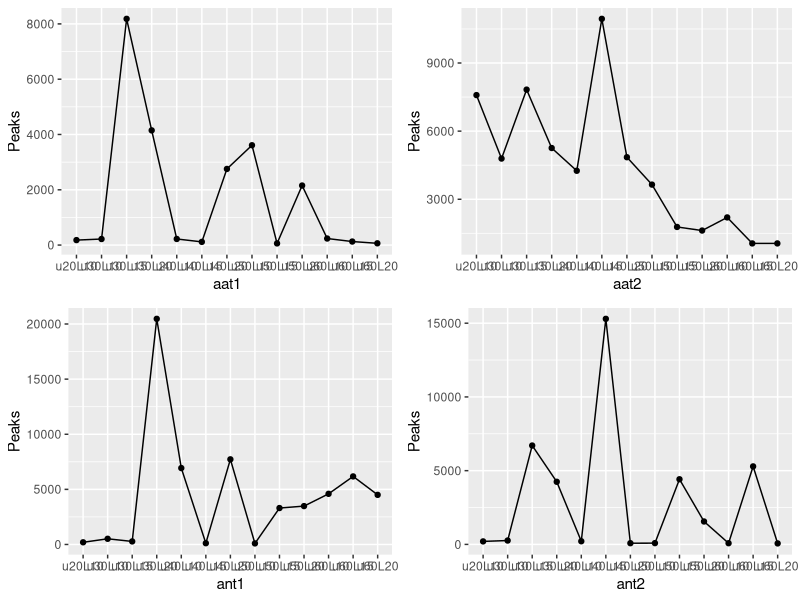
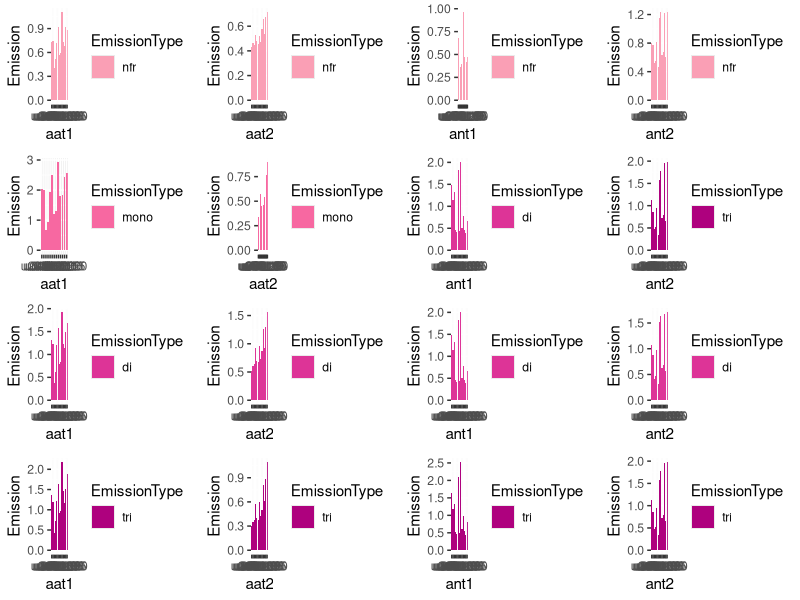
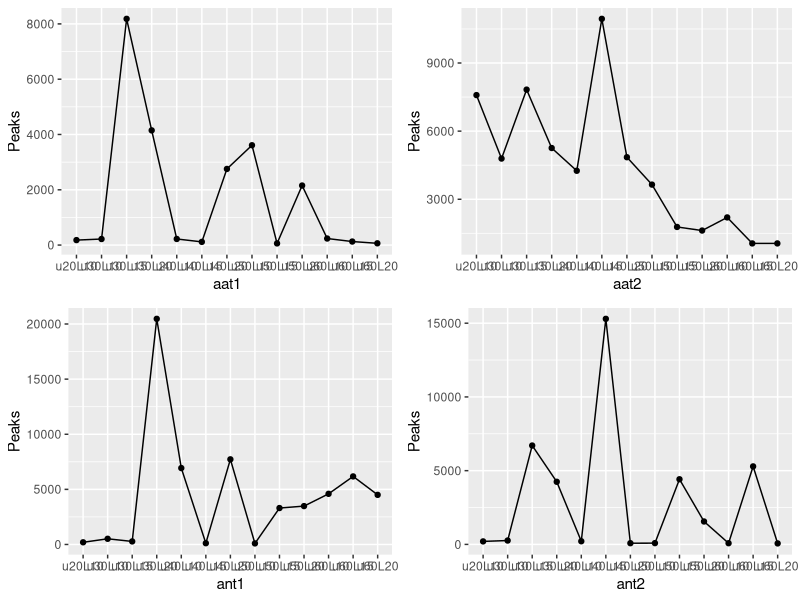
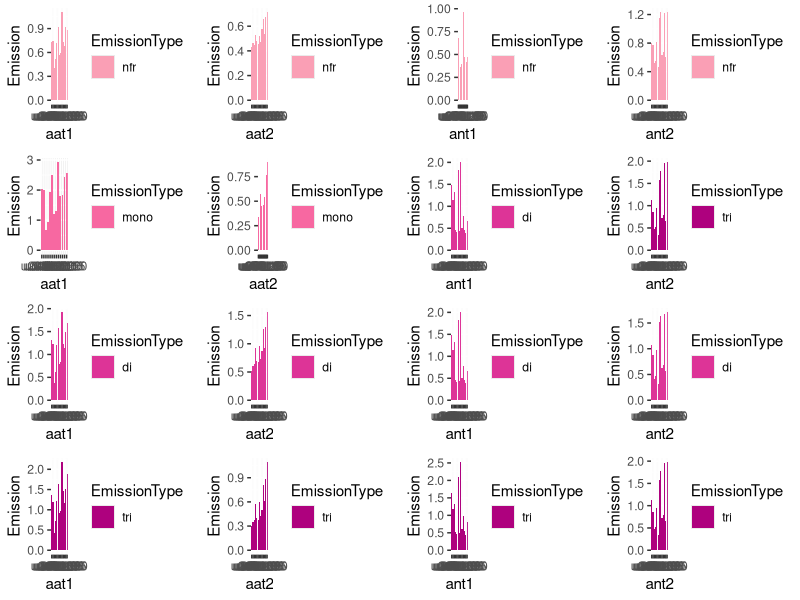

R code for these plots, in order:
#Libraries

library(ggplot2)
library(ggpubr)

#Load files
peak <- read.table("peaks.txt", header = T, sep = "\t")
aat1.p <- subset(peak, Sample == "aat1")
aat2.p <- subset(peak, Sample == "aat2")
ant1.p <- subset(peak, Sample == "ant1")
ant2.p <- subset(peak, Sample == "ant2")

#Plotting
p.a1 <- ggplot(aat1.p, aes(Model, Peaks, group = 1)) + xlab("aat1") + ylab("Peaks") + geom_line() + geom_point()
p.a2 <- ggplot(aat2.p, aes(Model, Peaks, group = 1)) + xlab("aat2") + ylab("Peaks") + geom_line() + geom_point()
p.n1 <- ggplot(ant1.p, aes(Model, Peaks, group = 1)) + xlab("ant1") + ylab("Peaks") + geom_line() + geom_point()
p.n2 <- ggplot(ant2.p, aes(Model, Peaks, group = 1)) + xlab("ant2") + ylab("Peaks") + geom_line() + geom_point()

#Arrange and save
ggarrange(p.a1, p.a2, p.n1, p.n2, 
		ncol = 2, nrow = 2)	
ggsave("p-num.jpeg", width = 16,
  height = 7, unit = "in", dpi = 300)

#Files of emission parameter
emp <- read.table("em-p.txt", header = T, sep = "\t")

#Subsetting the data
aat1.nf <- subset(emp, Sample %in% "aat1" & EmissionType %in% "nfr")
aat2.nf <- subset(emp, Sample %in% "aat2" & EmissionType %in% "nfr")
ant1.nf <- subset(emp, Sample %in% "ant1" & EmissionType %in% "nfr")
ant2.nf <- subset(emp, Sample %in% "ant2" & EmissionType %in% "nfr")
aat1.mo <- subset(emp, Sample %in% "aat1" & EmissionType %in% "mono")
aat2.mo <- subset(emp, Sample %in% "aat2" & EmissionType %in% "mono")
ant1.mo <- subset(emp, Sample %in% "ant1" & EmissionType %in% "mono")
ant2.mo <- subset(emp, Sample %in% "ant2" & EmissionType %in% "mono")
aat1.di <- subset(emp, Sample %in% "aat1" & EmissionType %in% "di")
aat2.di <- subset(emp, Sample %in% "aat2" & EmissionType %in% "di")
ant1.di <- subset(emp, Sample %in% "ant1" & EmissionType %in% "di")
ant2.di <- subset(emp, Sample %in% "ant2" & EmissionType %in% "di")
aat1.tr <- subset(emp, Sample %in% "aat1" & EmissionType %in% "tri")
aat2.tr <- subset(emp, Sample %in% "aat2" & EmissionType %in% "tri")
ant1.tr <- subset(emp, Sample %in% "ant1" & EmissionType %in% "tri")
ant2.tr <- subset(emp, Sample %in% "ant2" & EmissionType %in% "tri")

#Plotting 
aat1.n <- ggplot(aat1.nf, aes(x=Model, y=Emission, fill=EmissionType)) + xlab("aat1") + scale_fill_manual(values="#fa9fb5") + geom_bar(stat="identity", position=position_dodge())
aat1.m <- ggplot(aat1.mo, aes(x=Model, y=Emission, fill=EmissionType)) + xlab("aat1") + scale_fill_manual(values="#f768a1") + geom_bar(stat="identity", position=position_dodge())
aat1.d <- ggplot(aat1.di, aes(x=Model, y=Emission, fill=EmissionType)) + xlab("aat1") + scale_fill_manual(values="#dd3497") + geom_bar(stat="identity", position=position_dodge())
aat1.t <- ggplot(aat1.tr, aes(x=Model, y=Emission, fill=EmissionType)) + xlab("aat1") + scale_fill_manual(values="#ae017e") + geom_bar(stat="identity", position=position_dodge())
aat2.n <- ggplot(aat2.nf, aes(x=Model, y=Emission, fill=EmissionType)) + xlab("aat2") + scale_fill_manual(values="#fa9fb5") + geom_bar(stat="identity", position=position_dodge())
aat2.m <- ggplot(aat2.mo, aes(x=Model, y=Emission, fill=EmissionType)) + xlab("aat2") + scale_fill_manual(values="#f768a1") + geom_bar(stat="identity", position=position_dodge())
aat2.d <- ggplot(aat2.di, aes(x=Model, y=Emission, fill=EmissionType)) + xlab("aat2") + scale_fill_manual(values="#dd3497") + geom_bar(stat="identity", position=position_dodge())
aat2.t <- ggplot(aat2.tr, aes(x=Model, y=Emission, fill=EmissionType)) + xlab("aat2") + scale_fill_manual(values="#ae017e") + geom_bar(stat="identity", position=position_dodge())
ant1.n <- ggplot(ant1.nf, aes(x=Model, y=Emission, fill=EmissionType)) + xlab("ant1") + scale_fill_manual(values="#fa9fb5") + geom_bar(stat="identity", position=position_dodge())
ant1.m <- ggplot(ant1.mo, aes(x=Model, y=Emission, fill=EmissionType)) + xlab("ant1") + scale_fill_manual(values="#f768a1") + geom_bar(stat="identity", position=position_dodge())
ant1.d <- ggplot(ant1.di, aes(x=Model, y=Emission, fill=EmissionType)) + xlab("ant1") + scale_fill_manual(values="#dd3497") + geom_bar(stat="identity", position=position_dodge())
ant1.t <- ggplot(ant1.tr, aes(x=Model, y=Emission, fill=EmissionType)) + xlab("ant1") + scale_fill_manual(values="#ae017e") + geom_bar(stat="identity", position=position_dodge())
ant2.n <- ggplot(ant2.nf, aes(x=Model, y=Emission, fill=EmissionType)) + xlab("ant2") + scale_fill_manual(values="#fa9fb5") + geom_bar(stat="identity", position=position_dodge())
ant2.m <- ggplot(ant2.mo, aes(x=Model, y=Emission, fill=EmissionType)) + xlab("ant2") + scale_fill_manual(values="#f768a1") + geom_bar(stat="identity", position=position_dodge())
ant2.d <- ggplot(ant2.di, aes(x=Model, y=Emission, fill=EmissionType)) + xlab("ant2") + scale_fill_manual(values="#dd3497") + geom_bar(stat="identity", position=position_dodge())
ant2.t <- ggplot(ant2.tr, aes(x=Model, y=Emission, fill=EmissionType)) + xlab("ant2") + scale_fill_manual(values="#ae017e") + geom_bar(stat="identity", position=position_dodge())

#Arrange and save
ggarrange(aat1.n, aat2.n, ant1.n, ant2.n, 
		aat1.m, aat2.m, ant1.d, ant2.t, 
		aat1.d, aat2.d, ant1.d, ant2.d, 
		aat1.t, aat2.t, ant1.t, ant2.t, 
		ncol = 4, nrow = 4)
ggsave("n-peaks.jpeg",  width = 40,
  height = 12, unit = "in", dpi = 300)
